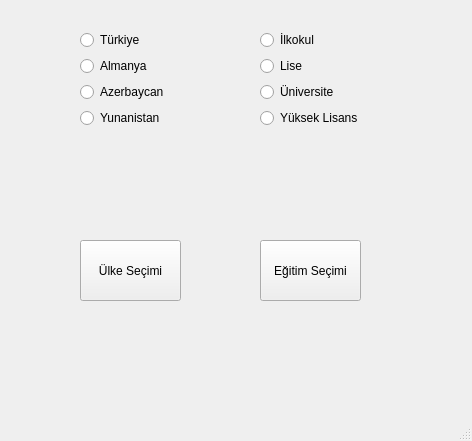
<?xml version="1.0" encoding="UTF-8"?>
<ui version="4.0">
 <class>MainWindow</class>
 <widget class="QMainWindow" name="MainWindow">
  <property name="geometry">
   <rect>
    <x>0</x>
    <y>0</y>
    <width>472</width>
    <height>441</height>
   </rect>
  </property>
  <property name="windowTitle">
   <string>MainWindow</string>
  </property>
  <widget class="QWidget" name="centralwidget">
   <widget class="QWidget" name="gridLayoutWidget">
    <property name="geometry">
     <rect>
      <x>80</x>
      <y>30</y>
      <width>101</width>
      <height>101</height>
     </rect>
    </property>
    <layout class="QGridLayout" name="gridLayout">
     <item row="1" column="0">
      <widget class="QRadioButton" name="radioButton_2">
       <property name="text">
        <string>Almanya</string>
       </property>
      </widget>
     </item>
     <item row="0" column="0">
      <widget class="QRadioButton" name="radioButton">
       <property name="text">
        <string>Türkiye</string>
       </property>
      </widget>
     </item>
     <item row="3" column="0">
      <widget class="QRadioButton" name="radioButton_3">
       <property name="text">
        <string>Yunanistan</string>
       </property>
      </widget>
     </item>
     <item row="2" column="0">
      <widget class="QRadioButton" name="radioButton_4">
       <property name="text">
        <string>Azerbaycan</string>
       </property>
      </widget>
     </item>
    </layout>
   </widget>
   <widget class="QWidget" name="gridLayoutWidget_2">
    <property name="geometry">
     <rect>
      <x>260</x>
      <y>30</y>
      <width>101</width>
      <height>101</height>
     </rect>
    </property>
    <layout class="QGridLayout" name="gridLayout_2">
     <item row="0" column="0">
      <widget class="QRadioButton" name="radioButton_8">
       <property name="text">
        <string>İlkokul</string>
       </property>
      </widget>
     </item>
     <item row="3" column="0">
      <widget class="QRadioButton" name="radioButton_7">
       <property name="text">
        <string>Yüksek Lisans</string>
       </property>
      </widget>
     </item>
     <item row="1" column="0">
      <widget class="QRadioButton" name="radioButton_5">
       <property name="text">
        <string>Lise</string>
       </property>
      </widget>
     </item>
     <item row="2" column="0">
      <widget class="QRadioButton" name="radioButton_6">
       <property name="text">
        <string>Üniversite</string>
       </property>
      </widget>
     </item>
    </layout>
   </widget>
   <widget class="QLabel" name="lblUlke">
    <property name="geometry">
     <rect>
      <x>80</x>
      <y>150</y>
      <width>141</width>
      <height>41</height>
     </rect>
    </property>
    <property name="text">
     <string/>
    </property>
   </widget>
   <widget class="QLabel" name="lblEgitim">
    <property name="geometry">
     <rect>
      <x>260</x>
      <y>150</y>
      <width>141</width>
      <height>41</height>
     </rect>
    </property>
    <property name="text">
     <string/>
    </property>
   </widget>
   <widget class="QPushButton" name="pushButton">
    <property name="geometry">
     <rect>
      <x>80</x>
      <y>240</y>
      <width>101</width>
      <height>61</height>
     </rect>
    </property>
    <property name="text">
     <string>Ülke Seçimi</string>
    </property>
   </widget>
   <widget class="QPushButton" name="pushButton_2">
    <property name="geometry">
     <rect>
      <x>260</x>
      <y>240</y>
      <width>101</width>
      <height>61</height>
     </rect>
    </property>
    <property name="text">
     <string>Eğitim Seçimi</string>
    </property>
   </widget>
  </widget>
  <widget class="QMenuBar" name="menubar">
   <property name="geometry">
    <rect>
     <x>0</x>
     <y>0</y>
     <width>472</width>
     <height>21</height>
    </rect>
   </property>
  </widget>
  <widget class="QStatusBar" name="statusbar"/>
 </widget>
 <resources/>
 <connections/>
</ui>
